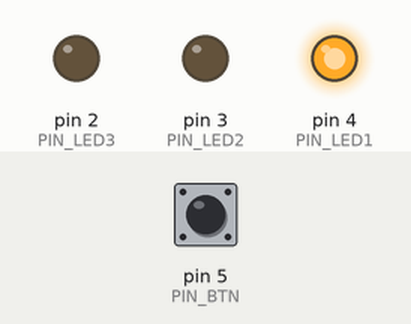
Bench run of a sketch on a simulated Arduino Uno, built with avr-gcc and run on an emulated ATmega328P. On the bench: output pins drawn as LEDs (lit = HIGH). The test bench sets the inputs (shaded band); at power-on: pin 5 (PIN_BTN) HIGH.

Above: at 0.2 s.
At 1.4 s:
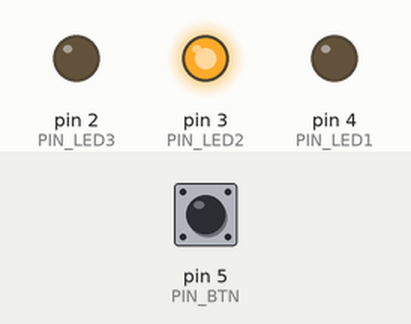
At 3.5 s:
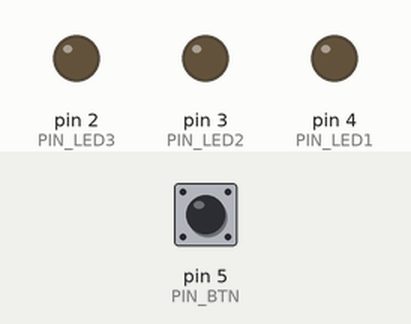
At 6.6 s:
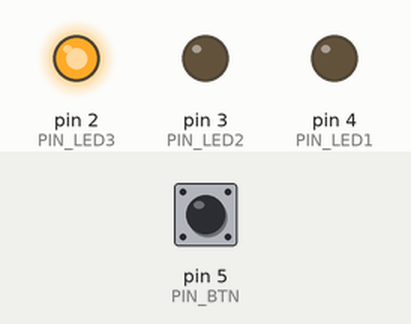
Timing chart, 0 to 8.7 s (numbered marks = the images above):
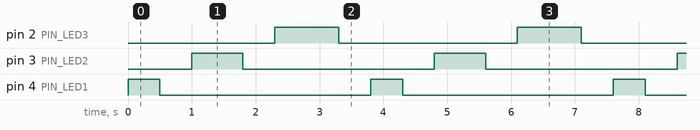

Measured:
- by itself, pin 2 (PIN_LED3): alternates HIGH for 1.0 s and LOW for 2.8 s
- by itself, pin 3 (PIN_LED2): alternates HIGH for 0.80 s and LOW for 3.0 s
- by itself, pin 4 (PIN_LED1): alternates HIGH for 0.50 s and LOW for 3.3 s

The sketch:

_05_tre_LED.ino
```cpp
#define PIN_LED1 4
#define PIN_LED2 3
#define PIN_LED3 2
#define PIN_BTN 5
#define SLEEP1 500
#define SLEEP2 800
#define SLEEP3 1000

void sequenza() {
    digitalWrite(PIN_LED1, HIGH);
    delay(SLEEP1);
    digitalWrite(PIN_LED1, LOW);
    delay(SLEEP1);
    digitalWrite(PIN_LED2, HIGH);
    delay(SLEEP2);
    digitalWrite(PIN_LED2, LOW);
    delay(SLEEP1);
    digitalWrite(PIN_LED3, HIGH);
    delay(SLEEP3);
    digitalWrite(PIN_LED3, LOW);
    delay(SLEEP1);
}

void setup() {
  Serial.begin(9600);
  pinMode(PIN_BTN, INPUT);
  pinMode(PIN_LED1, OUTPUT);
  pinMode(PIN_LED2, OUTPUT);
  pinMode(PIN_LED3, OUTPUT);
}

void loop() {

  while (digitalRead(PIN_BTN) == LOW);

  while (digitalRead(PIN_BTN) == HIGH) {
    sequenza();
  }
}
```
